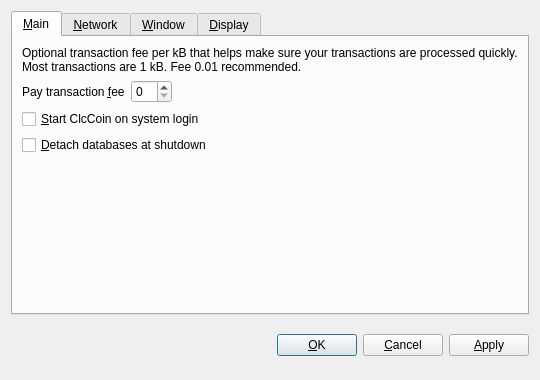
<?xml version="1.0" encoding="UTF-8"?>
<ui version="4.0">
 <class>OptionsDialog</class>
 <widget class="QDialog" name="OptionsDialog">
  <property name="geometry">
   <rect>
    <x>0</x>
    <y>0</y>
    <width>540</width>
    <height>380</height>
   </rect>
  </property>
  <property name="windowTitle">
   <string>Options</string>
  </property>
  <property name="modal">
   <bool>true</bool>
  </property>
  <layout class="QVBoxLayout" name="verticalLayout">
   <item>
    <widget class="QTabWidget" name="tabWidget">
     <property name="tabPosition">
      <enum>QTabWidget::North</enum>
     </property>
     <property name="currentIndex">
      <number>0</number>
     </property>
     <widget class="QWidget" name="tabMain">
      <attribute name="title">
       <string>&amp;Main</string>
      </attribute>
      <layout class="QVBoxLayout" name="verticalLayout_Main">
       <item>
        <widget class="QLabel" name="transactionFeeInfoLabel">
         <property name="text">
          <string>Optional transaction fee per kB that helps make sure your transactions are processed quickly. Most transactions are 1 kB. Fee 0.01 recommended.</string>
         </property>
         <property name="textFormat">
          <enum>Qt::PlainText</enum>
         </property>
         <property name="wordWrap">
          <bool>true</bool>
         </property>
        </widget>
       </item>
       <item>
        <layout class="QHBoxLayout" name="horizontalLayout_Main">
         <item>
          <widget class="QLabel" name="transactionFeeLabel">
           <property name="text">
            <string>Pay transaction &amp;fee</string>
           </property>
           <property name="textFormat">
            <enum>Qt::PlainText</enum>
           </property>
           <property name="buddy">
            <cstring>transactionFee</cstring>
           </property>
          </widget>
         </item>
         <item>
          <widget class="BitcoinAmountField" name="transactionFee"/>
         </item>
         <item>
          <spacer name="horizontalSpacer_Main">
           <property name="orientation">
            <enum>Qt::Horizontal</enum>
           </property>
           <property name="sizeHint" stdset="0">
            <size>
             <width>40</width>
             <height>20</height>
            </size>
           </property>
          </spacer>
         </item>
        </layout>
       </item>
       <item>
        <widget class="QCheckBox" name="bitcoinAtStartup">
         <property name="toolTip">
          <string>Automatically start ClcCoin after logging in to the system.</string>
         </property>
         <property name="text">
          <string>&amp;Start ClcCoin on system login</string>
         </property>
        </widget>
       </item>
       <item>
        <widget class="QCheckBox" name="detachDatabases">
         <property name="toolTip">
          <string>Detach block and address databases at shutdown. This means they can be moved to another data directory, but it slows down shutdown. The wallet is always detached.</string>
         </property>
         <property name="text">
          <string>&amp;Detach databases at shutdown</string>
         </property>
        </widget>
       </item>
       <item>
        <spacer name="verticalSpacer_Main">
         <property name="orientation">
          <enum>Qt::Vertical</enum>
         </property>
         <property name="sizeHint" stdset="0">
          <size>
           <width>20</width>
           <height>40</height>
          </size>
         </property>
        </spacer>
       </item>
      </layout>
     </widget>
     <widget class="QWidget" name="tabNetwork">
      <attribute name="title">
       <string>&amp;Network</string>
      </attribute>
      <layout class="QVBoxLayout" name="verticalLayout_Network">
       <item>
        <widget class="QCheckBox" name="mapPortUpnp">
         <property name="toolTip">
          <string>Automatically open the ClcCoin client port on the router. This only works when your router supports UPnP and it is enabled.</string>
         </property>
         <property name="text">
          <string>Map port using &amp;UPnP</string>
         </property>
        </widget>
       </item>
       <item>
        <widget class="QCheckBox" name="connectSocks">
         <property name="toolTip">
          <string>Connect to the ClcCoin network through a SOCKS proxy (e.g. when connecting through Tor).</string>
         </property>
         <property name="text">
          <string>&amp;Connect through SOCKS proxy:</string>
         </property>
        </widget>
       </item>
       <item>
        <layout class="QHBoxLayout" name="horizontalLayout_Network">
         <item>
          <widget class="QLabel" name="proxyIpLabel">
           <property name="text">
            <string>Proxy &amp;IP:</string>
           </property>
           <property name="textFormat">
            <enum>Qt::PlainText</enum>
           </property>
           <property name="buddy">
            <cstring>proxyIp</cstring>
           </property>
          </widget>
         </item>
         <item>
          <widget class="QValidatedLineEdit" name="proxyIp">
           <property name="maximumSize">
            <size>
             <width>140</width>
             <height>16777215</height>
            </size>
           </property>
           <property name="toolTip">
            <string>IP address of the proxy (e.g. 127.0.0.1)</string>
           </property>
          </widget>
         </item>
         <item>
          <widget class="QLabel" name="proxyPortLabel">
           <property name="text">
            <string>&amp;Port:</string>
           </property>
           <property name="textFormat">
            <enum>Qt::PlainText</enum>
           </property>
           <property name="buddy">
            <cstring>proxyPort</cstring>
           </property>
          </widget>
         </item>
         <item>
          <widget class="QLineEdit" name="proxyPort">
           <property name="maximumSize">
            <size>
             <width>55</width>
             <height>16777215</height>
            </size>
           </property>
           <property name="toolTip">
            <string>Port of the proxy (e.g. 9050)</string>
           </property>
          </widget>
         </item>
         <item>
          <widget class="QLabel" name="socksVersionLabel">
           <property name="text">
            <string>SOCKS &amp;Version:</string>
           </property>
           <property name="textFormat">
            <enum>Qt::PlainText</enum>
           </property>
           <property name="buddy">
            <cstring>socksVersion</cstring>
           </property>
          </widget>
         </item>
         <item>
          <widget class="QValueComboBox" name="socksVersion">
           <property name="toolTip">
            <string>SOCKS version of the proxy (e.g. 5)</string>
           </property>
          </widget>
         </item>
         <item>
          <spacer name="horizontalSpacer_Network">
           <property name="orientation">
            <enum>Qt::Horizontal</enum>
           </property>
           <property name="sizeHint" stdset="0">
            <size>
             <width>40</width>
             <height>20</height>
            </size>
           </property>
          </spacer>
         </item>
        </layout>
       </item>
       <item>
        <spacer name="verticalSpacer_Network">
         <property name="orientation">
          <enum>Qt::Vertical</enum>
         </property>
         <property name="sizeHint" stdset="0">
          <size>
           <width>20</width>
           <height>40</height>
          </size>
         </property>
        </spacer>
       </item>
      </layout>
     </widget>
     <widget class="QWidget" name="tabWindow">
      <attribute name="title">
       <string>&amp;Window</string>
      </attribute>
      <layout class="QVBoxLayout" name="verticalLayout_Window">
       <item>
        <widget class="QCheckBox" name="minimizeToTray">
         <property name="toolTip">
          <string>Show only a tray icon after minimizing the window.</string>
         </property>
         <property name="text">
          <string>&amp;Minimize to the tray instead of the taskbar</string>
         </property>
        </widget>
       </item>
       <item>
        <widget class="QCheckBox" name="minimizeOnClose">
         <property name="toolTip">
          <string>Minimize instead of exit the application when the window is closed. When this option is enabled, the application will be closed only after selecting Quit in the menu.</string>
         </property>
         <property name="text">
          <string>M&amp;inimize on close</string>
         </property>
        </widget>
       </item>
       <item>
        <spacer name="verticalSpacer_Window">
         <property name="orientation">
          <enum>Qt::Vertical</enum>
         </property>
         <property name="sizeHint" stdset="0">
          <size>
           <width>20</width>
           <height>40</height>
          </size>
         </property>
        </spacer>
       </item>
      </layout>
     </widget>
     <widget class="QWidget" name="tabDisplay">
      <attribute name="title">
       <string>&amp;Display</string>
      </attribute>
      <layout class="QVBoxLayout" name="verticalLayout_Display">
       <item>
        <layout class="QHBoxLayout" name="horizontalLayout_1_Display">
         <item>
          <widget class="QLabel" name="langLabel">
           <property name="text">
            <string>User Interface &amp;language:</string>
           </property>
           <property name="textFormat">
            <enum>Qt::PlainText</enum>
           </property>
           <property name="buddy">
            <cstring>lang</cstring>
           </property>
          </widget>
         </item>
         <item>
          <widget class="QValueComboBox" name="lang">
           <property name="toolTip">
            <string>The user interface language can be set here. This setting will take effect after restarting ClcCoin.</string>
           </property>
          </widget>
         </item>
        </layout>
       </item>
       <item>
        <layout class="QHBoxLayout" name="horizontalLayout_2_Display">
         <item>
          <widget class="QLabel" name="unitLabel">
           <property name="text">
            <string>&amp;Unit to show amounts in:</string>
           </property>
           <property name="textFormat">
            <enum>Qt::PlainText</enum>
           </property>
           <property name="buddy">
            <cstring>unit</cstring>
           </property>
          </widget>
         </item>
         <item>
          <widget class="QValueComboBox" name="unit">
           <property name="toolTip">
            <string>Choose the default subdivision unit to show in the interface and when sending coins.</string>
           </property>
          </widget>
         </item>
        </layout>
       </item>
       <item>
        <widget class="QCheckBox" name="displayAddresses">
         <property name="toolTip">
          <string>Whether to show ClcCoin addresses in the transaction list.</string>
         </property>
         <property name="text">
          <string>&amp;Display addresses in transaction list</string>
         </property>
        </widget>
       </item>
       <item>
        <widget class="QCheckBox" name="coinControlFeatures">
         <property name="toolTip">
          <string>Whether to show coin control features or not.</string>
         </property>
         <property name="text">
          <string>Display coin &amp;control features (experts only!)</string>
         </property>
        </widget>
       </item>
       <item>
        <spacer name="verticalSpacer_Display">
         <property name="orientation">
          <enum>Qt::Vertical</enum>
         </property>
         <property name="sizeHint" stdset="0">
          <size>
           <width>20</width>
           <height>40</height>
          </size>
         </property>
        </spacer>
       </item>
      </layout>
     </widget>
    </widget>
   </item>
   <item>
    <layout class="QHBoxLayout" name="horizontalLayout_Buttons">
     <item>
      <spacer name="horizontalSpacer_1">
       <property name="orientation">
        <enum>Qt::Horizontal</enum>
       </property>
       <property name="sizeHint" stdset="0">
        <size>
         <width>40</width>
         <height>48</height>
        </size>
       </property>
      </spacer>
     </item>
     <item>
      <widget class="QLabel" name="statusLabel">
       <property name="font">
        <font>
         <weight>75</weight>
         <bold>true</bold>
        </font>
       </property>
       <property name="text">
        <string/>
       </property>
       <property name="textFormat">
        <enum>Qt::PlainText</enum>
       </property>
       <property name="wordWrap">
        <bool>true</bool>
       </property>
      </widget>
     </item>
     <item>
      <spacer name="horizontalSpacer_2">
       <property name="orientation">
        <enum>Qt::Horizontal</enum>
       </property>
       <property name="sizeHint" stdset="0">
        <size>
         <width>40</width>
         <height>48</height>
        </size>
       </property>
      </spacer>
     </item>
     <item>
      <widget class="QPushButton" name="okButton">
       <property name="text">
        <string>&amp;OK</string>
       </property>
      </widget>
     </item>
     <item>
      <widget class="QPushButton" name="cancelButton">
       <property name="text">
        <string>&amp;Cancel</string>
       </property>
       <property name="autoDefault">
        <bool>false</bool>
       </property>
      </widget>
     </item>
     <item>
      <widget class="QPushButton" name="applyButton">
       <property name="text">
        <string>&amp;Apply</string>
       </property>
       <property name="autoDefault">
        <bool>false</bool>
       </property>
      </widget>
     </item>
    </layout>
   </item>
  </layout>
 </widget>
 <customwidgets>
  <customwidget>
   <class>BitcoinAmountField</class>
   <extends>QSpinBox</extends>
   <header>bitcoinamountfield.h</header>
  </customwidget>
  <customwidget>
   <class>QValueComboBox</class>
   <extends>QComboBox</extends>
   <header>qvaluecombobox.h</header>
  </customwidget>
  <customwidget>
   <class>QValidatedLineEdit</class>
   <extends>QLineEdit</extends>
   <header>qvalidatedlineedit.h</header>
  </customwidget>
 </customwidgets>
 <resources/>
 <connections/>
</ui>
